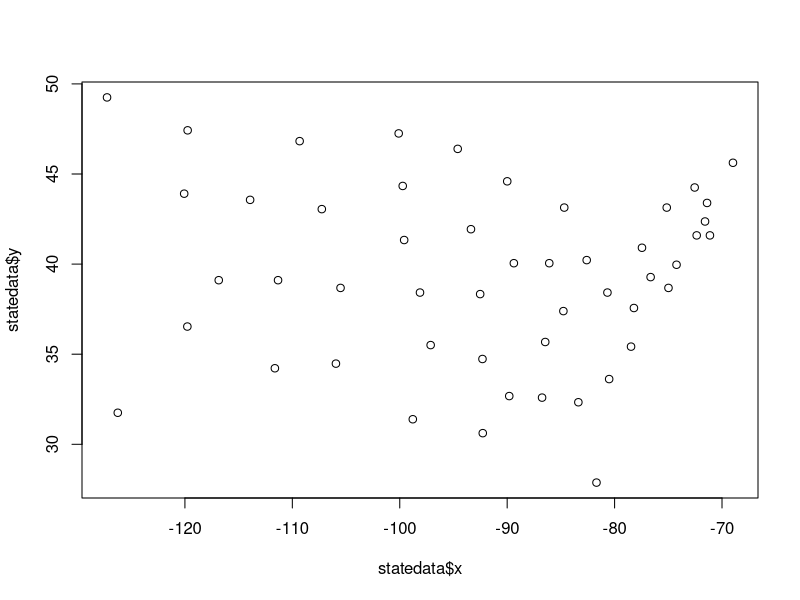
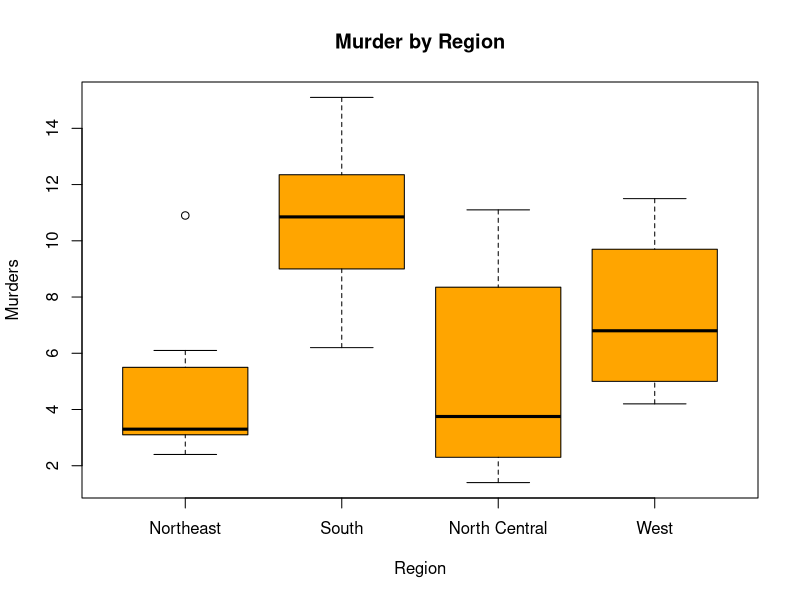
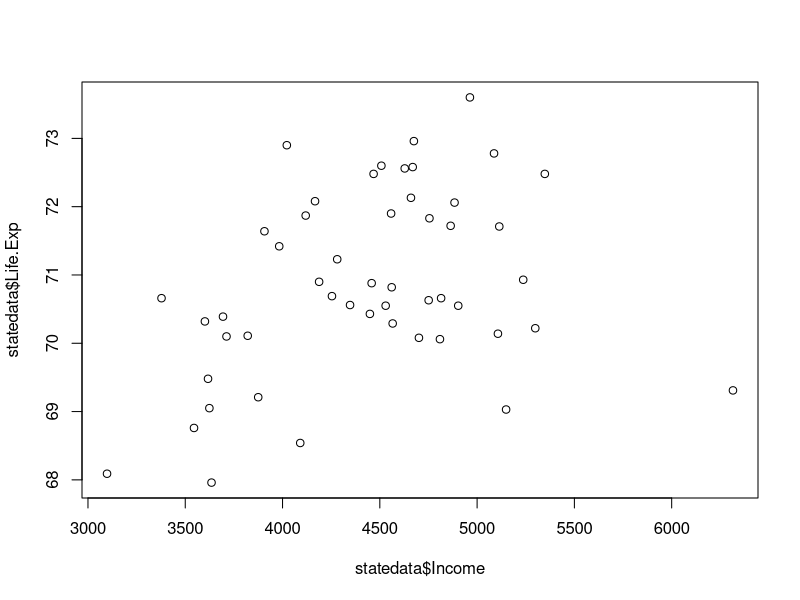

Write the R code that produced these figures, in order.
data(state)
statedata = cbind(data.frame(state.x77), state.abb, state.area, state.center,  state.division, state.name, state.region)
str(statedata)
library(dplyr)
plot(statedata$x,statedata$y)
tapply(statedata$HS.Grad,statedata$state.region,mean)
boxplot(Murder~state.region,data=statedata,main="Murder by Region",
        xlab="Region", ylab="Murders",col="orange")
filter(statedata,state.region=="Northeast")
life.exp1 <- lm(Life.Exp~Population+Income+Illiteracy+Murder+HS.Grad+Frost+Area,data=statedata)
summary(life.exp1)
plot(statedata$Income,statedata$Life.Exp)
life.exp2 <- lm(Life.Exp~Population+Income+Illiteracy+Murder+HS.Grad+Frost,data=statedata)
summary(life.exp2)
life.exp2 <- lm(Life.Exp~Population+Income+Murder+HS.Grad+Frost,data=statedata)
summary(life.exp2)
life.exp2 <- lm(Life.Exp~Population+Murder+HS.Grad+Frost,data=statedata)
summary(life.exp2)
sort(predict(life.exp2))
statedata[which.min(statedata$Life.Exp),]
